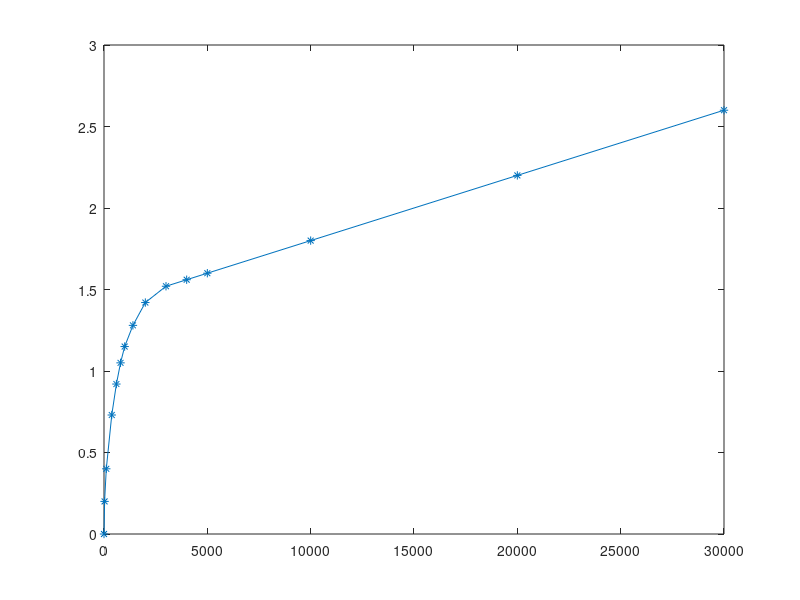
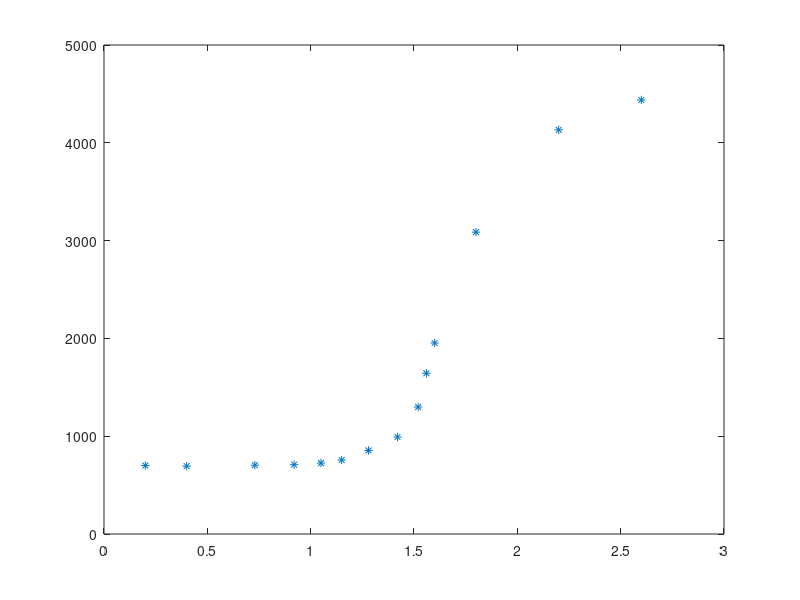

Reproduce these figures in MATLAB, in order.
clear all
data = [0, 28, 111, 375,  600,  800, 1000, 1400, 2000, 3000, 4000, 5000,10000,20000,30000;
        0,0.2, 0.4,0.73, 0.92, 1.05, 1.15, 1.28, 1.42, 1.52, 1.56, 1.60,1.8,2.2,2.6];
nu = data(1,:)./data(2,:);
B = data(2,:);

figure(1)
plot(data(1,:),B,'-*');

figure(2)
plot(B,nu./B,'*');